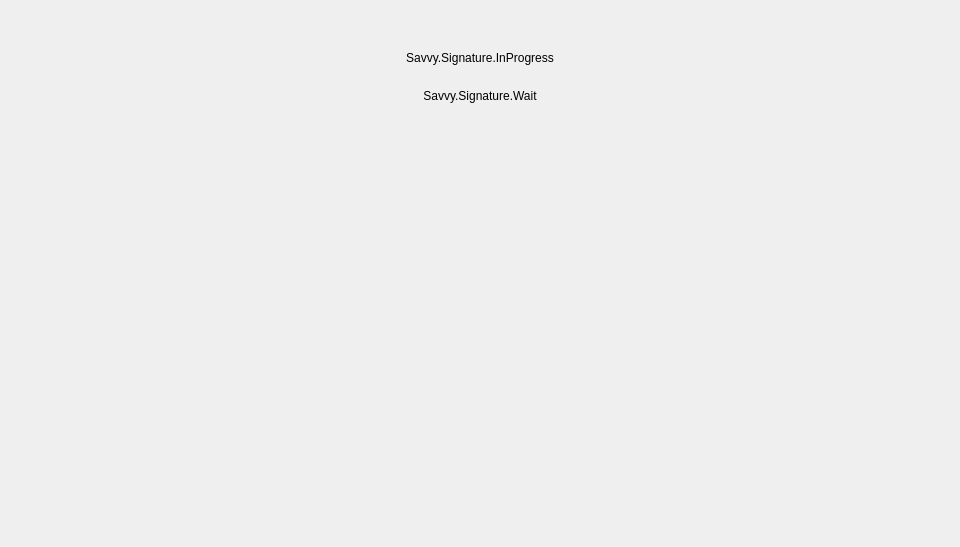
     <widget class="QWidget" name="page_SignatureProcess">
      <layout class="QVBoxLayout" name="verticalLayout_30">
       <property name="spacing">
        <number>180</number>
       </property>
       <property name="leftMargin">
        <number>0</number>
       </property>
       <property name="topMargin">
        <number>44</number>
       </property>
       <property name="rightMargin">
        <number>0</number>
       </property>
       <property name="bottomMargin">
        <number>214</number>
       </property>
       <item>
        <widget class="QWidget" name="widget_SignatureProcessArea" native="true">
         <property name="minimumSize">
          <size>
           <width>0</width>
           <height>65</height>
          </size>
         </property>
         <property name="maximumSize">
          <size>
           <width>16777215</width>
           <height>65</height>
          </size>
         </property>
         <layout class="QVBoxLayout" name="verticalLayout_31">
          <property name="spacing">
           <number>10</number>
          </property>
          <property name="leftMargin">
           <number>0</number>
          </property>
          <property name="topMargin">
           <number>0</number>
          </property>
          <property name="rightMargin">
           <number>0</number>
          </property>
          <property name="bottomMargin">
           <number>0</number>
          </property>
          <item>
           <widget class="QLabel" name="label_SignatureProcess">
            <property name="sizePolicy">
             <sizepolicy hsizetype="Preferred" vsizetype="Minimum">
              <horstretch>0</horstretch>
              <verstretch>0</verstretch>
             </sizepolicy>
            </property>
            <property name="text">
             <string>Savvy.Signature.InProgress</string>
            </property>
            <property name="alignment">
             <set>Qt::AlignCenter</set>
            </property>
           </widget>
          </item>
          <item>
           <widget class="QLabel" name="label_SignatureWait">
            <property name="text">
             <string>Savvy.Signature.Wait</string>
            </property>
            <property name="alignment">
             <set>Qt::AlignCenter</set>
            </property>
           </widget>
          </item>
         </layout>
        </widget>
       </item>
       <item>
        <widget class="QWidget" name="widget_SignatureLoadingArea" native="true">
         <property name="minimumSize">
          <size>
           <width>0</width>
           <height>44</height>
          </size>
         </property>
         <property name="maximumSize">
          <size>
           <width>16777215</width>
           <height>44</height>
          </size>
         </property>
         <property name="styleSheet">
          <string notr="true"/>
         </property>
         <layout class="QHBoxLayout" name="horizontalLayout_20">
          <property name="spacing">
           <number>0</number>
          </property>
          <property name="leftMargin">
           <number>0</number>
          </property>
          <property name="topMargin">
           <number>0</number>
          </property>
          <property name="rightMargin">
           <number>0</number>
          </property>
          <property name="bottomMargin">
           <number>0</number>
          </property>
          <item>
           <spacer name="horizontalSpacer_11">
            <property name="orientation">
             <enum>Qt::Horizontal</enum>
            </property>
            <property name="sizeType">
             <enum>QSizePolicy::Fixed</enum>
            </property>
            <property name="sizeHint" stdset="0">
             <size>
              <width>458</width>
              <height>20</height>
             </size>
            </property>
           </spacer>
          </item>
          <item>
           <widget class="QLabel" name="label_SignatureLoadingImage">
            <property name="minimumSize">
             <size>
              <width>44</width>
              <height>44</height>
             </size>
            </property>
            <property name="maximumSize">
             <size>
              <width>44</width>
              <height>44</height>
             </size>
            </property>
            <property name="text">
             <string/>
            </property>
           </widget>
          </item>
          <item>
           <spacer name="horizontalSpacer_12">
            <property name="orientation">
             <enum>Qt::Horizontal</enum>
            </property>
            <property name="sizeType">
             <enum>QSizePolicy::Fixed</enum>
            </property>
            <property name="sizeHint" stdset="0">
             <size>
              <width>458</width>
              <height>20</height>
             </size>
            </property>
           </spacer>
          </item>
         </layout>
        </widget>
       </item>
      </layout>
     </widget>
